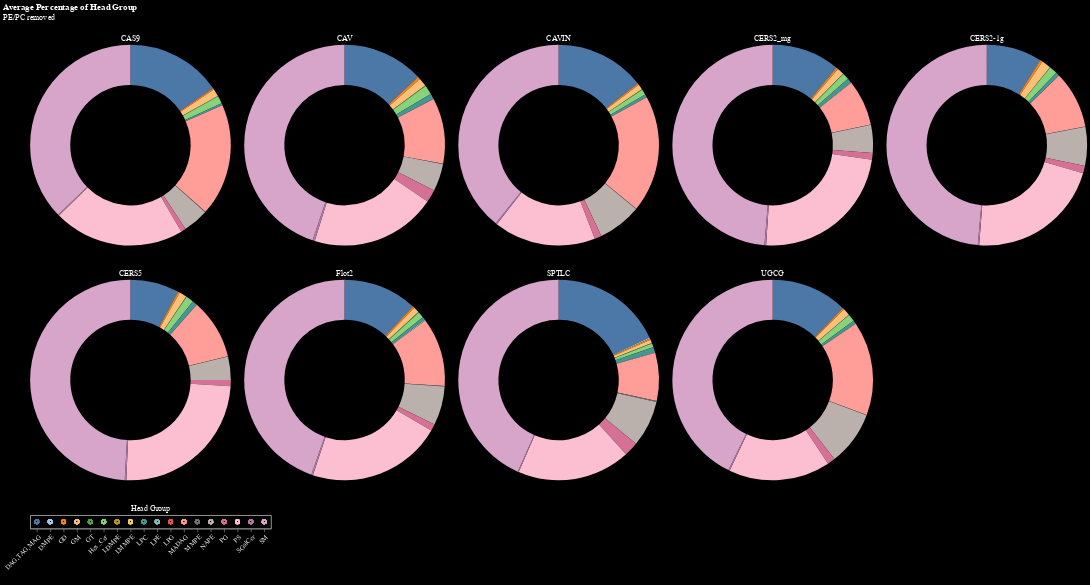

The cell this chart's notebook holds for it:
### Code cell
chart_list = []

# create selection tool
click = alt.selection_point(fields=['Head Group'])

# create head group legend
heads = alt.Chart(hg2_long).mark_point().encode(
    x=alt.X('Head Group').axis(labelAngle=-45),
    color=alt.condition(click, 'Head Group', alt.value('lightgray')),
    ).add_params(click).properties(title={'text':[], 'subtitle':'Head Group', 'subtitleColor':'white'})

for ptn in hg2_long['Mutation'].unique():
    source = hg2_long[hg2_long['Mutation'] == ptn]
    
    donut = alt.Chart(source).mark_arc(innerRadius=90).encode(
        theta='mean(Fraction):Q',
        color=alt.condition(click, 'Head Group', 
                            alt.value('lightgray'), 
                            scale=alt.Scale(scheme='tableau20'), 
                            legend=None),
        opacity = alt.condition(click, alt.value(1), alt.value(0.1)),
        tooltip=['Head Group', 'mean(Fraction)']
    ).add_params(click).properties(
        width=300,
        title={'text':[], 'subtitle':ptn, 'subtitleColor':'white'}
    )
    
    chart_list.append(donut)
    
# d = alt.hconcat(*chart_list[:3]) & alt.hconcat(*chart_list[3:6]) & alt.hconcat(*chart_list[6:9]) & (chart_list[9] | heads)
# d = d.properties(title={'text':['Average Percentage of Head Group'], 'subtitle':['PE/PC removed'], 'color': 'white', 
#                         'subtitleColor':'white'}
#                 ).configure(background='black').configure_axis(labelColor='white')
# # d.save('graphs/pos_mode_whole_dataset/updated_HeadGroupDonutCharts_noPC-PE_interactive.html')
# d

d = alt.hconcat(*chart_list[:5]) & alt.hconcat(*chart_list[5:9]) & heads
d = d.properties(title={'text':['Average Percentage of Head Group'],  'subtitle':['PE/PC removed'], 'color': 'white', 'subtitleColor':'white'}).configure(background='black').configure_axis(labelColor='white')
# d.save('graphs/pos_mode_whole_dataset/updated_HeadGroupDonutCharts_noPC-PE_interactive.html')
d
